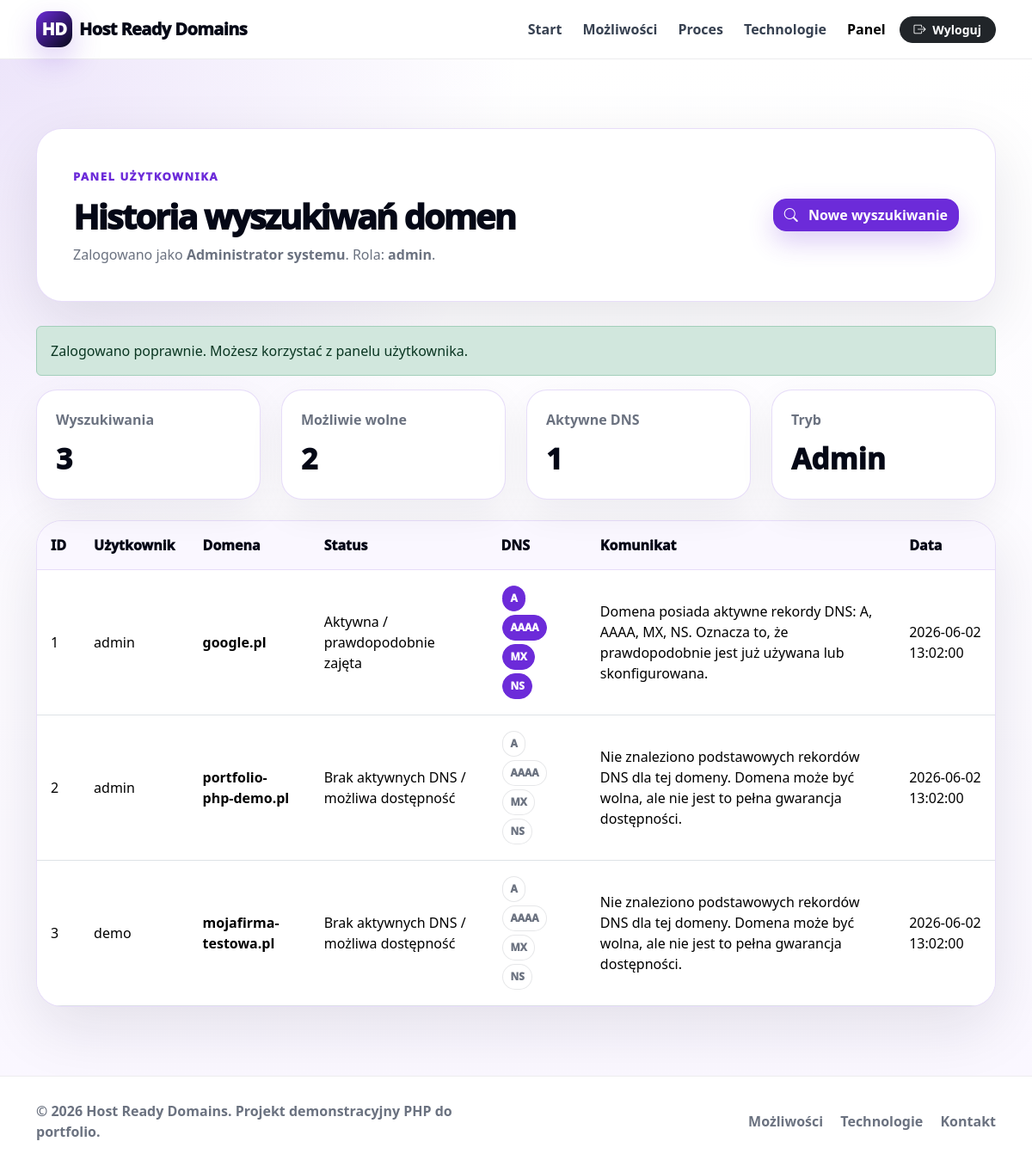
/dashboard.php (signed in), run on the app's committed database.
### tables this page shows
CREATE TABLE `domain_searches` (
  `id` INT UNSIGNED NOT NULL AUTO_INCREMENT,
  `user_id` INT UNSIGNED NULL,
  `domain` VARCHAR(253) NOT NULL,
  `status` VARCHAR(120) NOT NULL,
  `message` TEXT NOT NULL,
  `recommendation` TEXT NULL,
  `dns_a` TINYINT(1) NOT NULL DEFAULT 0,
  `dns_aaaa` TINYINT(1) NOT NULL DEFAULT 0,
  `dns_mx` TINYINT(1) NOT NULL DEFAULT 0,
  `dns_ns` TINYINT(1) NOT NULL DEFAULT 0,
  `ip_address` VARCHAR(45) NULL,
  `user_agent` VARCHAR(255) NULL,
  `created_at` DATETIME NOT NULL DEFAULT CURRENT_TIMESTAMP,
  PRIMARY KEY (`id`),
  KEY `idx_domain_searches_user_id` (`user_id`),
  KEY `idx_domain_searches_domain` (`domain`),
  KEY `idx_domain_searches_created_at` (`created_at`),
  CONSTRAINT `fk_domain_searches_user`
    FOREIGN KEY (`user_id`) REFERENCES `users` (`id`)
    ON DELETE SET NULL
);

CREATE TABLE `users` (
  `id` INT UNSIGNED NOT NULL AUTO_INCREMENT,
  `username` VARCHAR(80) NOT NULL,
  `password_hash` VARCHAR(255) NOT NULL,
  `role` VARCHAR(40) NOT NULL DEFAULT 'user',
  `full_name` VARCHAR(160) NOT NULL,
  `email` VARCHAR(160) NULL,
  `is_active` TINYINT(1) NOT NULL DEFAULT 1,
  `created_at` DATETIME NOT NULL DEFAULT CURRENT_TIMESTAMP,
  PRIMARY KEY (`id`),
  UNIQUE KEY `uniq_users_username` (`username`)
);

### includes/app-security.php (called while the page is built, shortened)
<?php
function e(mixed $value): string
{
    return htmlspecialchars((string) $value, ENT_QUOTES | ENT_SUBSTITUTE, 'UTF-8');
}
function is_logged_in(): bool
{
    return isset($_SESSION['user_id'], $_SESSION['username'], $_SESSION['role']);
}
function current_user_name(): string
{
    return (string) ($_SESSION['full_name'] ?? $_SESSION['username'] ?? 'Gość');
}
function current_user_role(): string
{
    return (string) ($_SESSION['role'] ?? 'guest');
}
function get_flash(string $type): string
{
    $key = 'flash_' . $type;
    $message = (string) ($_SESSION[$key] ?? '');
    return $message;
}

### dashboard.php (the view, shortened to what this page needs)
<?php
require_once 'includes/app-security.php';
require_once 'config/db.php';
$currentPage = 'dashboard';
$successMessage = get_flash('success');
$isAdmin = current_user_role() === 'admin';
if ($isAdmin) {
    $historySql = 'SELECT ds.id, ds.domain, ds.status, ds.message, ds.recommendation, ds.dns_a, ds.dns_aaaa, ds.dns_mx, ds.dns_ns, ds.created_at, u.username
                   FROM domain_searches ds
                   LEFT JOIN users u ON u.id = ds.user_id
                   ORDER BY ds.created_at DESC
                   LIMIT 50';
    $historyStmt = $pdo->prepare($historySql);
    $historyStmt->execute();
}
$searches = $historyStmt->fetchAll();
if ($isAdmin) {
    $statsSql = 'SELECT
                    COUNT(*) AS total_count,
                    SUM(CASE WHEN status LIKE "%Brak aktywnych%" THEN 1 ELSE 0 END) AS available_count,
                    SUM(CASE WHEN status LIKE "%Aktywna%" THEN 1 ELSE 0 END) AS taken_count,
                    COUNT(DISTINCT user_id) AS users_count
                 FROM domain_searches';
    $statsStmt = $pdo->query($statsSql);
}
$stats = $statsStmt->fetch() ?: [
    'total_count' => 0,
    'available_count' => 0,
    'taken_count' => 0,
    'users_count' => 0,
];
require_once 'template/header.php';
?>
<main class="dashboard-page">
    <div class="container">
        <section class="dashboard-hero">
            <div>
                <span class="section-kicker">Panel użytkownika</span>
                <h1>Historia wyszukiwań domen</h1>
                <p>
                    Zalogowano jako <strong><?php echo e(current_user_name()); ?></strong>.
                    Rola: <strong><?php echo e(current_user_role()); ?></strong>.
                </p>
            </div>
            <a href="index.php#sprawdz" class="btn btn-primary">
                <i class="bi bi-search me-2"></i> Nowe wyszukiwanie
            </a>
        </section>
        <?php if ($successMessage): ?>
            <div class="alert alert-success" role="alert"><?php echo e($successMessage); ?></div>
        <?php endif; ?>
        <section class="row g-4 mb-4">
            <div class="col-6 col-lg-3">
                <div class="stat-card">
                    <span>Wyszukiwania</span>
                    <strong><?php echo e($stats['total_count'] ?? 0); ?></strong>
                </div>
            </div>
            <div class="col-6 col-lg-3">
                <div class="stat-card">
                    <span>Możliwie wolne</span>
                    <strong><?php echo e($stats['available_count'] ?? 0); ?></strong>
                </div>
            </div>
            <div class="col-6 col-lg-3">
                <div class="stat-card">
                    <span>Aktywne DNS</span>
                    <strong><?php echo e($stats['taken_count'] ?? 0); ?></strong>
                </div>
            </div>
            <div class="col-6 col-lg-3">
                <div class="stat-card">
                    <span>Tryb</span>
                    <strong><?php echo $isAdmin ? 'Admin' : 'User'; ?></strong>
                </div>
            </div>
        </section>
        <section class="table-card d-none d-md-block">
            <div class="table-responsive">
                <table class="table table-hover align-middle mb-0">
                    <thead>
                        <tr>
                            <th>ID</th>
                            <?php if ($isAdmin): ?><th>Użytkownik</th><?php endif; ?>
                            <th>Domena</th>
                            <th>Status</th>
                            <th>DNS</th>
                            <th>Komunikat</th>
                            <th>Data</th>
                        </tr>
                    </thead>
                    <tbody>
                        <?php if ($searches): ?>
                            <?php foreach ($searches as $row): ?>
                                <tr>
                                    <td><?php echo e($row['id']); ?></td>
                                    <?php if ($isAdmin): ?><td><?php echo e($row['username'] ?? 'Gość'); ?></td><?php endif; ?>
                                    <td><strong><?php echo e($row['domain']); ?></strong></td>
                                    <td><?php echo e($row['status']); ?></td>
                                    <td>
                                        <span class="dns-mini <?php echo (int) $row['dns_a'] === 1 ? 'on' : ''; ?>">A</span>
                                        <span class="dns-mini <?php echo (int) $row['dns_aaaa'] === 1 ? 'on' : ''; ?>">AAAA</span>
                                        <span class="dns-mini <?php echo (int) $row['dns_mx'] === 1 ? 'on' : ''; ?>">MX</span>
                                        <span class="dns-mini <?php echo (int) $row['dns_ns'] === 1 ? 'on' : ''; ?>">NS</span>
                                    </td>
                                    <td><?php echo e($row['message']); ?></td>
                                    <td><?php echo e($row['created_at']); ?></td>
                                </tr>
                            <?php endforeach; ?>
                        <?php else: ?>
                            <tr>
                                <td colspan="<?php echo $isAdmin ? '7' : '6'; ?>" class="text-center py-4">Brak historii wyszukiwań.</td>
                            </tr>
                        <?php endif; ?>
                    </tbody>
                </table>
            </div>
        </section>
    </div>
</main>
<?php require_once 'template/footer.php'; ?>

### template/header.php (shortened to what this page needs)
<?php
require_once __DIR__ . '/../includes/app-security.php';
$currentPage = $currentPage ?? '';
?>
<!DOCTYPE html>
<html lang="pl">
<head>
    <link href="https://cdn.jsdelivr.net/npm/bootstrap@5.3.3/dist/css/bootstrap.min.css" rel="stylesheet">
    <link href="https://cdn.jsdelivr.net/npm/bootstrap-icons@1.11.3/font/bootstrap-icons.min.css" rel="stylesheet">
    <link rel="stylesheet" href="assets/css/style.css">
</head>
<body>
<nav class="navbar navbar-expand-lg app-navbar sticky-top">
    <div class="container">
        <a class="navbar-brand d-flex align-items-center gap-2" href="index.php" aria-label="Strona główna HRD">
            <span class="brand-mark">HD</span>
            <span>Host Ready Domains</span>
        </a>
        <div class="collapse navbar-collapse" id="mainMenu">
            <ul class="navbar-nav ms-auto mb-2 mb-lg-0 align-items-lg-center gap-lg-2 text-center">
                <li class="nav-item"><a class="nav-link <?php echo $currentPage === 'home' ? 'active' : ''; ?>" href="index.php">Start</a></li>
                <li class="nav-item"><a class="nav-link" href="index.php#mozliwosci">Możliwości</a></li>
                <li class="nav-item"><a class="nav-link" href="index.php#proces">Proces</a></li>
                <li class="nav-item"><a class="nav-link" href="index.php#technologie">Technologie</a></li>
                <?php if (is_logged_in()): ?>
                    <li class="nav-item"><a class="nav-link <?php echo $currentPage === 'dashboard' ? 'active' : ''; ?>" href="dashboard.php">Panel</a></li>
                    <li class="nav-item">
                        <a class="btn btn-dark btn-sm px-3" href="logout.php">
                            <i class="bi bi-box-arrow-right me-1"></i> Wyloguj
                        </a>
                    </li>
                <?php endif; ?>
            </ul>
        </div>
    </div>
</nav>

### template/footer.php (shortened to what this page needs)
<footer class="app-footer">
    <div class="container">
        <div class="row align-items-center gy-3">
            <div class="col-12 col-md-6 text-center text-md-start">
                © 2026 Host Ready Domains. Projekt demonstracyjny PHP do portfolio.
            </div>
            <div class="col-12 col-md-6 text-center text-md-end">
                <a href="index.php#mozliwosci" class="footer-link me-3">Możliwości</a>
                <a href="index.php#technologie" class="footer-link me-3">Technologie</a>
                <a href="index.php#kontakt" class="footer-link">Kontakt</a>
            </div>
        </div>
    </div>
</footer>
</body>
</html>

### assets/css/style.css (style rules this page uses)
:root { --violet: #6c2bd9; --violet-dark: #4c1d95; --violet-soft: #f4edff; --black: #050816; --text: #374151; --muted: #6b7280; --border: rgba(108, 43, 217, 0.16); --shadow: 0 24px 70px rgba(17, 24, 39, 0.10); }
* { box-sizing: border-box; }
body { margin: 0; font-family: system-ui, -apple-system, BlinkMacSystemFont, "Segoe UI", sans-serif; background: #ffffff; color: var(--text); }
a { text-decoration: none; }
.app-navbar { background: rgba(255, 255, 255, 0.94); backdrop-filter: blur(14px); border-bottom: 1px solid rgba(17, 24, 39, 0.08); }
.navbar-brand { font-weight: 950; color: var(--black); letter-spacing: -0.03em; }
.brand-mark { width: 42px; height: 42px; border-radius: 14px; background: linear-gradient(135deg, var(--violet), var(--black)); color: #ffffff; display: inline-flex; align-items: center; justify-content: center; font-weight: 950; box-shadow: 0 14px 34px rgba(108, 43, 217, 0.25); }
.nav-link { font-weight: 800; color: var(--text); }
.nav-link.active, .nav-link:hover { color: var(--violet); }
.btn-primary { --bs-btn-bg: var(--violet); --bs-btn-border-color: var(--violet); --bs-btn-hover-bg: var(--violet-dark); --bs-btn-hover-border-color: var(--violet-dark); --bs-btn-font-weight: 900; border-radius: 15px; box-shadow: 0 12px 30px rgba(108, 43, 217, 0.24); }
.btn-outline-dark, .btn-dark { border-radius: 15px; font-weight: 900; }
.section-kicker { display: inline-flex; align-items: center; gap: 8px; color: var(--violet); font-size: 13px; font-weight: 950; letter-spacing: 0.12em; text-transform: uppercase; margin-bottom: 12px; }
.domain-box, .login-card, .table-card, .contact-card, .mobile-accordion-card, .tech-card { background: #ffffff; border: 1px solid var(--border); border-radius: 30px; box-shadow: var(--shadow); }
.dns-item, .dns-mini { border-radius: 999px; background: #ffffff; border: 1px solid rgba(17, 24, 39, 0.10); color: var(--muted); text-align: center; font-size: 12px; font-weight: 950; padding: 8px 10px; }
.dns-active, .dns-mini.on { background: var(--violet); border-color: var(--violet); color: #ffffff; }
.dns-mini { display: inline-flex; padding: 5px 8px; margin: 2px; }
.section-heading h2, .contact-card h2, .dashboard-hero h1, .login-card h1, .tech-card h2 { color: var(--black); font-weight: 950; letter-spacing: -0.05em; }
.login-page, .dashboard-page { min-height: calc(100vh - 76px); padding: 80px 0; background: radial-gradient(circle at top left, rgba(108, 43, 217, 0.12), transparent 36%), linear-gradient(180deg, #ffffff 0%, #faf7ff 100%); }
.dashboard-hero { display: flex; align-items: center; justify-content: space-between; gap: 24px; margin-bottom: 28px; background: #ffffff; border: 1px solid var(--border); border-radius: 30px; padding: clamp(26px, 5vw, 42px); box-shadow: var(--shadow); }
.dashboard-hero p { color: var(--muted); margin-bottom: 0; }
.stat-card { height: 100%; border-radius: 24px; border: 1px solid var(--border); background: #ffffff; box-shadow: 0 16px 44px rgba(17, 24, 39, 0.06); padding: 22px; }
.stat-card span { display: block; color: var(--muted); font-weight: 800; margin-bottom: 8px; }
.stat-card strong { color: var(--black); font-size: clamp(1.4rem, 3vw, 2.1rem); font-weight: 950; }
.table-card { overflow: hidden; }
.table-card table { margin-bottom: 0; }
.table-card thead th { background: #faf7ff; color: var(--black); font-weight: 950; border-bottom: 1px solid var(--border); }
.table-card td, .table-card th { padding: 16px; vertical-align: middle; }
.app-footer { padding: 28px 0; border-top: 1px solid rgba(17, 24, 39, 0.08); background: #ffffff; color: var(--muted); font-weight: 700; }
.footer-link { color: var(--muted); font-weight: 800; }

### data on the page
domain_searches: id "1", user.username "admin", domain "google.pl", status "Aktywna / prawdopodobnie zajęta", message "Domena posiada aktywne rekordy DNS: A, AAAA, MX, NS. Oznacza to, że prawdopodobnie jest już używana lub skonfigurowana.", created_at "2026-06-02 13:02:00"
domain_searches: id "2", user.username "admin", domain "portfolio-php-demo.pl", status "Brak aktywnych DNS / możliwa dostępność", message "Nie znaleziono podstawowych rekordów DNS dla tej domeny. Domena może być wolna, ale nie jest to pełna gwarancja dostępności.", created_at "2026-06-02 13:02:00"
domain_searches: id "3", user.username "demo", domain "mojafirma-testowa.pl", status "Brak aktywnych DNS / możliwa dostępność", message "Nie znaleziono podstawowych rekordów DNS dla tej domeny. Domena może być wolna, ale nie jest to pełna gwarancja dostępności.", created_at "2026-06-02 13:02:00"

### other printed values
current_user_name() "Administrator systemu"
current_user_role() "admin"
$successMessage "Zalogowano poprawnie. Możesz korzystać z panelu użytkownika."
$stats['total_count'] "3"
$stats['available_count'] "2"
$stats['taken_count'] "1"
